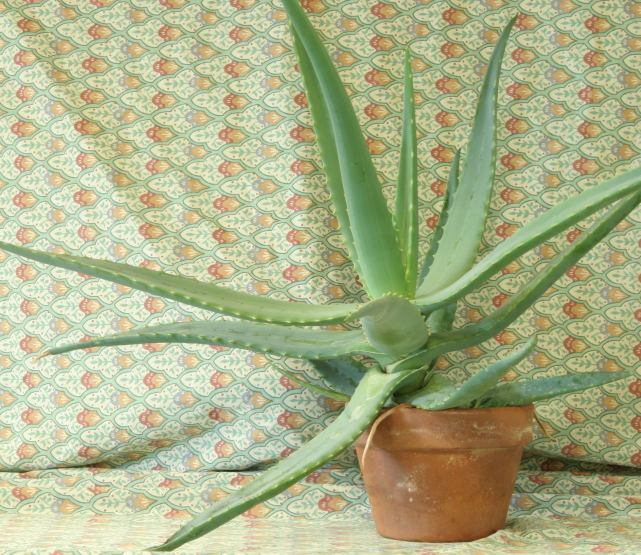
#> input picture Dataset/stereo/pair1/left.jpg, 1282 x 1110 px (shown at 1/2 size)
$ python Task2_EpipolarGeometry.py
#> lines starting #> are read from the running program, lines starting #| are printed output that depends on the picture; after the words box and inside, x2 and y2 are one past the last pixel; in counts of white or black regions, pixels touching at a corner belong together
import cv2
import numpy as np
from pathlib import Path
import matplotlib.pyplot as plt

# =========================
# PATHS
# =========================
BASE_DIR = Path.cwd().parent
DATASET_DIR = BASE_DIR / "Dataset" / "stereo"
OUTPUT_DIR = BASE_DIR / "outputs" / "task2_epipolar"
OUTPUT_DIR.mkdir(parents=True, exist_ok=True)

PAIRS = {
    "pair1_aloe": DATASET_DIR / "pair1",
    "pair2_cones": DATASET_DIR / "pair2",
}

# =========================
# HELPERS
# =========================
def read_image_any(pair_dir, name):
    for ext in [".jpg", ".jpeg", ".png", ".JPG", ".JPEG", ".PNG"]:
        path = pair_dir / f"{name}{ext}"
        if path.exists():
            img = cv2.imread(str(path))
            if img is not None:
                return img, path
    raise FileNotFoundError(f"{name} image not found in {pair_dir}")

def detect_sift(img):
    gray = cv2.cvtColor(img, cv2.COLOR_BGR2GRAY)
    sift = cv2.SIFT_create(nfeatures=1500)
    kp, desc = sift.detectAndCompute(gray, None)
    return gray, kp, desc

def match_features(desc1, desc2, ratio=0.75):
    bf = cv2.BFMatcher(cv2.NORM_L2)
    knn = bf.knnMatch(desc1, desc2, k=2)

    good = []
    for pair in knn:
        if len(pair) < 2:
            continue
        m, n = pair
        if m.distance < ratio * n.distance:
            good.append(m)
    return good

def draw_epilines(img1, img2, lines, pts1, pts2, max_lines=40):
    """
    Draw epipolar lines on img1 corresponding to pts2 in img2.
    """
    r, c = img1.shape[:2]
    img1_color = img1.copy()
    img2_color = img2.copy()

    if len(lines) > max_lines:
        idx = np.linspace(0, len(lines) - 1, max_lines).astype(int)
        lines = lines[idx]
        pts1 = pts1[idx]
        pts2 = pts2[idx]

    rng = np.random.default_rng(42)

    for line, pt1, pt2 in zip(lines, pts1, pts2):
        color = tuple(int(x) for x in rng.integers(0, 255, size=3))

        a, b, c_line = line
        if abs(b) > 1e-6:
            x0, y0 = 0, int(-c_line / b)
            x1, y1 = c, int(-(c_line + a * c) / b)
        else:
            x0 = x1 = int(-c_line / a)
            y0, y1 = 0, r

        cv2.line(img1_color, (x0, y0), (x1, y1), color, 1)
        cv2.circle(img1_color, tuple(np.int32(pt1)), 4, color, -1)
        cv2.circle(img2_color, tuple(np.int32(pt2)), 4, color, -1)

    return img1_color, img2_color

def resize_to_same_height(img1, img2):
    h1, w1 = img1.shape[:2]
    h2, w2 = img2.shape[:2]

    target_h = min(h1, h2)

    img1_resized = cv2.resize(img1, (int(w1 * target_h / h1), target_h))
    img2_resized = cv2.resize(img2, (int(w2 * target_h / h2), target_h))

    return img1_resized, img2_resized

# =========================
# MAIN
# =========================
summary_lines = []
summary_lines.append("Task 2 - Epipolar Geometry and Stereo Rectification")
summary_lines.append("=" * 80)

for pair_name, pair_dir in PAIRS.items():
    print(f"\nProcessing {pair_name}")

    left_img, left_path = read_image_any(pair_dir, "left")
#> in read_image_any, img is the input picture: shape (1110, 1282, 3); mean B, G, R 136.6, 177.2, 171.2
    right_img, right_path = read_image_any(pair_dir, "right")
#> call 2 of read_image_any, with name = 'right'
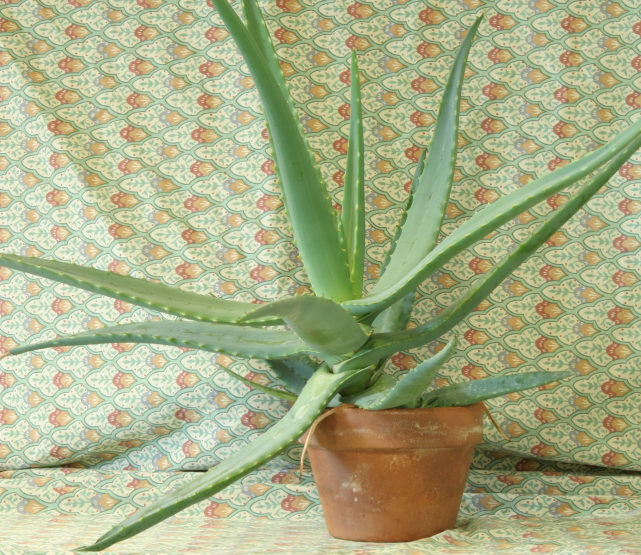
#> input picture Dataset/stereo/pair1/right.jpg, 1282 x 1110 px (shown at 1/2 size)
#> in read_image_any, img is the input picture: shape (1110, 1282, 3); mean B, G, R 134.1, 174.2, 168

    left_gray, kp1, desc1 = detect_sift(left_img)
#> in detect_sift, `gray = cv2.cvtColor(img, cv2.COLOR_BGR2GRAY)`:
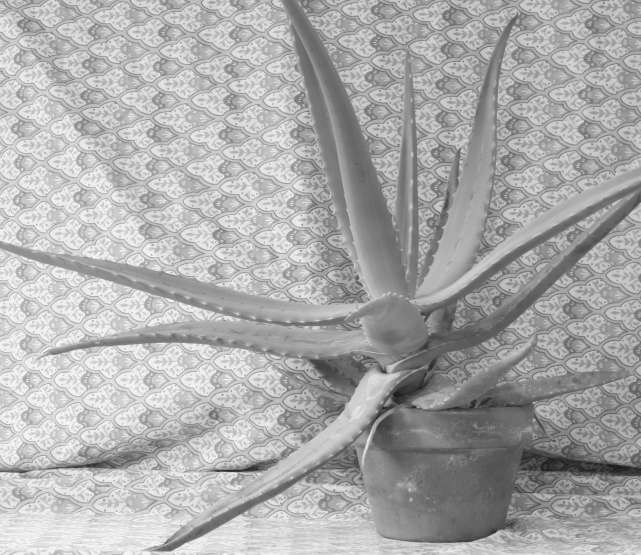
#> gray: shape (1110, 1282) (shown at 1/2 size); min 18, max 253, mean 170.8
#> in detect_sift, `kp, desc = sift.detectAndCompute(gray, None)`: kp = 1500 keypoints; strongest (x, y, size): (509, 935, 14.7), (768, 743, 8.5), (746, 777, 43.6), (471, 948, 5.2)
#> kp1 has the same summary as kp in detect_sift
    right_gray, kp2, desc2 = detect_sift(right_img)
#> in detect_sift (call 2), `gray = cv2.cvtColor(img, cv2.COLOR_BGR2GRAY)`:
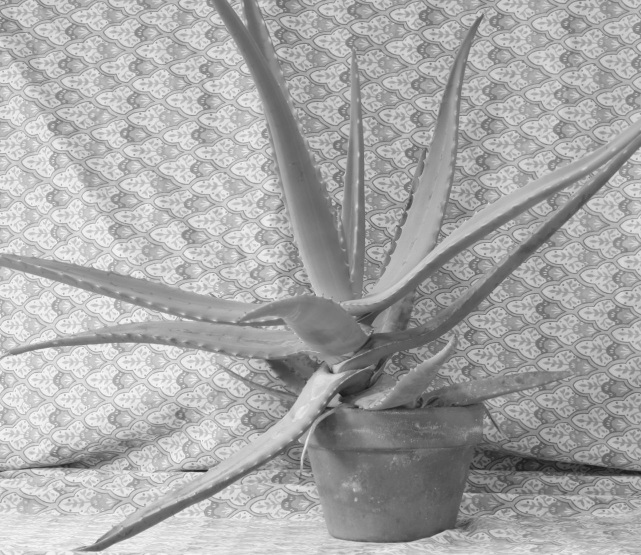
#> gray: shape (1110, 1282) (shown at 1/2 size); min 18, max 253, mean 167.8
#> in detect_sift (call 2), `kp, desc = sift.detectAndCompute(gray, None)`: kp = 1500 keypoints; strongest (x, y, size): (409, 941, 6.6), (639, 773, 39.9), (696, 784, 30.3), (579, 745, 48.5)
#> kp2 has the same summary as kp in detect_sift

    if desc1 is None or desc2 is None:
        print(f"Descriptors could not be computed for {pair_name}")
        continue

    matches = match_features(desc1, desc2, ratio=0.75)
#> in match_features, `knn = bf.knnMatch(desc1, desc2, k=2)`: knn = 1500 matches
#> after the loop in match_features, `for pair in knn:`: good = 412 matches
#> matches = 412 matches

    if len(matches) < 8:
        print(f"Not enough matches for {pair_name}: {len(matches)}")
        continue

    pts1 = np.float32([kp1[m.queryIdx].pt for m in matches])
#> pts1 = 412 pairs, first value 53.99 to 1254.5, second value 3.12 to 1090.7
    pts2 = np.float32([kp2[m.trainIdx].pt for m in matches])
#> pts2 = 412 pairs, first value 6.08 to 1269.2, second value 3.1 to 1090.8

    F, mask = cv2.findFundamentalMat(
        pts1,
        pts2,
        cv2.FM_RANSAC,
        ransacReprojThreshold=1.0,
        confidence=0.99
    )
#> F = [[5.86e-09, -2e-05, 0.0166], [2e-05, -5.48e-08, -0.777], [-0.0168, 0.776, 1]]; mask = 412 values, max 1 at index 0, min 0 at index 2, mean 0.65

    if F is None or mask is None:
        print(f"Fundamental matrix could not be estimated for {pair_name}")
        continue

    mask = mask.ravel().astype(bool)
    inlier_pts1 = pts1[mask]
#> inlier_pts1 = 268 pairs, first value 56.31 to 1240.1, second value 3.12 to 1090.7
    inlier_pts2 = pts2[mask]
#> inlier_pts2 = 268 pairs, first value 6.08 to 1191.1, second value 3.1 to 1090.8
    inlier_matches = [m for i, m in enumerate(matches) if mask[i]]
#> inlier_matches = 268 matches

    # Save feature match visualization
    match_vis = cv2.drawMatches(
        left_img, kp1,
        right_img, kp2,
        inlier_matches[:80],
        None,
        flags=cv2.DrawMatchesFlags_NOT_DRAW_SINGLE_POINTS
    )
    cv2.imwrite(str(OUTPUT_DIR / f"{pair_name}_inlier_matches.jpg"), match_vis)

    # Epilines: lines in left image for points in right image
    lines_left = cv2.computeCorrespondEpilines(
        inlier_pts2.reshape(-1, 1, 2),
        2,
        F
    ).reshape(-1, 3)
#> lines_left = 268 rows, first 8: [-0.0026, 1, -736.7], [-0.000619, 1, -813.4], [-0.0123, 1, -360.1], [-0.00257, 1, -737.6], [-0.0198, 1, -70.39], [-0.00718, 1, -558.8], [-0.00116, 1, -792.4], [-0.00832, 1, -514.7]

    epi_left, pts_right_vis = draw_epilines(
        left_img,
        right_img,
        lines_left,
        inlier_pts1,
        inlier_pts2,
        max_lines=40
    )
#> in draw_epilines, `idx = np.linspace(0, len(lines) - 1, max_lines).astype(int)`: idx = 40 values from 0 to 267
#> in draw_epilines, `lines = lines[idx]`: lines = 40 rows, first 8: [-0.0026, 1, -736.7], [-0.00116, 1, -792.4], [-0.00896, 1, -489.7], [-0.0171, 1, -172.2], [-0.0101, 1, -446.3], [-0.0172, 1, -171.5], [-0.00257, 1, -737.6], [0.00422, 1, -1001.1]
#> in draw_epilines, `pts1 = pts1[idx]`: pts1 = 40 pairs, first value 60.99 to 1207.6, second value 5.71 to 1090.7
#> in draw_epilines, `pts2 = pts2[idx]`: pts2 = 40 pairs, first value 14.11 to 1160.6, second value 5.68 to 1090.8
#> the loop in draw_epilines, `for line, pt1, pt2 in zip(lines, pts1, pts2):` made 40 passes
#> (line, pt1, pt2, color, a, c_line, y0, y1) on passes 1 to 7: ([-0.0026, 1, -736.7], [468.9, 738], [399.7, 738], (22, 197, 166), -0.0026, -736.7, 736, 740), ([-0.00116, 1, -792.4], [591.3, 793.1], [517.6, 793.1], (111, 110, 218), -0.00116, -792.4, 792, 793), ([-0.00896, 1, -489.7], [472.7, 493.9], [410.1, 494], (21, 177, 51), -0.00896, -489.7, 489, 501), ([-0.0171, 1, -172.2], [479, 180.5], [427.3, 180.5], (24, 134, 248), -0.0171, -172.2, 172, 194), ([-0.0101, 1, -446.3], [365, 449.9], [305, 450], (187, 194, 182), -0.0101, -446.3, 446, 459), ([-0.0172, 1, -171.5], [336, 177.4], [285.8, 177.4], (200, 130, 32), -0.0172, -171.5, 171, 193), ([-0.00257, 1, -737.6], [205, 739.1], [270.2, 738.6], (214, 114, 127), -0.00257, -737.6, 737, 740)
#> after the loop in draw_epilines, `for line, pt1, pt2 in zip(lines, pts1, pts2):`: img1_color: shape (1110, 1282, 3); 3.4% of pixels changed, all inside (x1, y1, x2, y2) = (0, 0, 1282, 1097)
#> after the loop in draw_epilines, `for line, pt1, pt2 in zip(lines, pts1, pts2):`: img2_color: shape (1110, 1282, 3); 0.14% of pixels changed, all inside (x1, y1, x2, y2) = (10, 1, 1165, 1095)

    epi_pair_left, epi_pair_right = resize_to_same_height(epi_left, pts_right_vis)
    epi_combined = np.hstack((epi_pair_left, epi_pair_right))
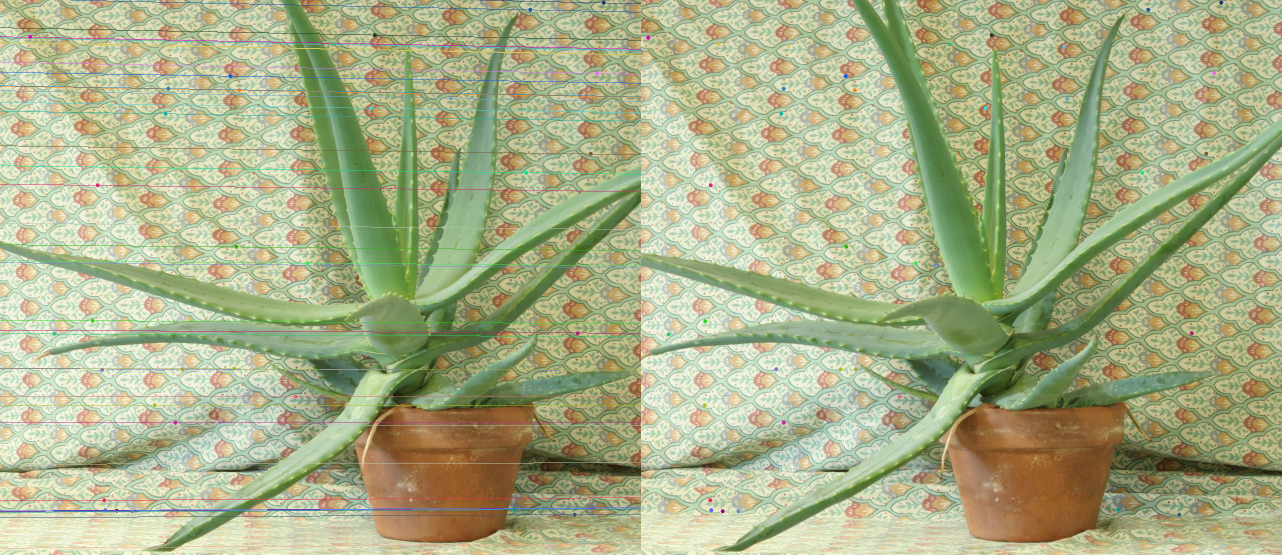
#> epi_combined: shape (1110, 2564, 3) (shown at 1/2 size); mean B, G, R 135.4, 175, 168.7
    cv2.imwrite(str(OUTPUT_DIR / f"{pair_name}_epipolar_lines.jpg"), epi_combined)

    # Stereo rectification without known intrinsics
    h, w = left_gray.shape[:2]
#> h = 1110; w = 1282
    ret_rectify, H1, H2 = cv2.stereoRectifyUncalibrated(
        inlier_pts1,
        inlier_pts2,
        F,
        imgSize=(w, h)
    )
#> ret_rectify = True; H1 = [[-0.755, 0.0181, 23.33], [0.0171, -0.776, -11.85], [2.04e-05, 9.02e-08, -0.79]]; H2 = [[0.983, 0.00704, 6.88], [-0.0217, 1, 13.97], [-2.63e-05, -1.88e-07, 1.02]]

    if ret_rectify:
        rect_left = cv2.warpPerspective(left_img, H1, (w, h))
        rect_right = cv2.warpPerspective(right_img, H2, (w, h))

        # Add horizontal guide lines
        rect_left_lines = rect_left.copy()
        rect_right_lines = rect_right.copy()

        for y in range(40, h, 40):
            cv2.line(rect_left_lines, (0, y), (w, y), (0, 255, 0), 1)
            cv2.line(rect_right_lines, (0, y), (w, y), (0, 255, 0), 1)
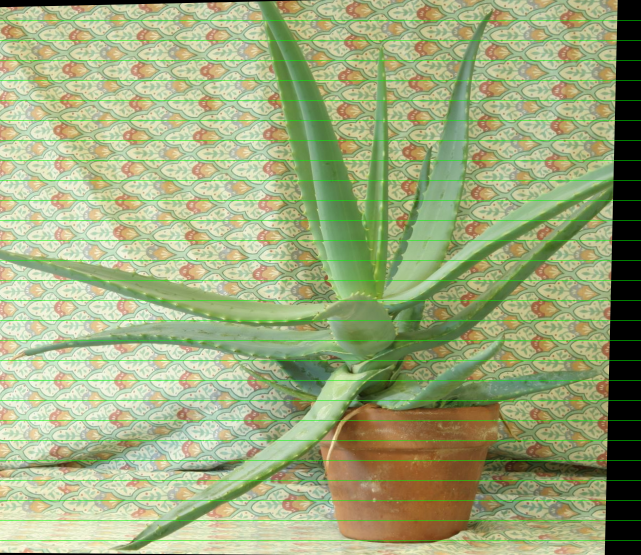
#> rect_left_lines: shape (1110, 1282, 3) (shown at 1/2 size); mean B, G, R 124.3, 168.4, 156.7
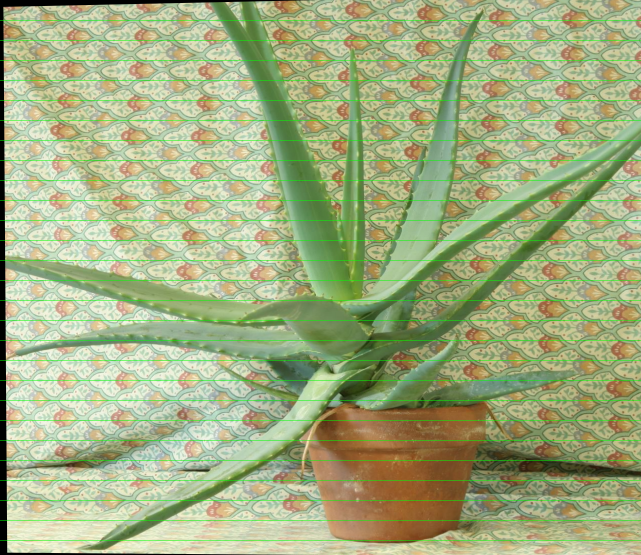
#> rect_right_lines: shape (1110, 1282, 3) (shown at 1/2 size); mean B, G, R 128.6, 173.5, 161.4

        rect_left_resized, rect_right_resized = resize_to_same_height(rect_left_lines, rect_right_lines)
        rectified_combined = np.hstack((rect_left_resized, rect_right_resized))
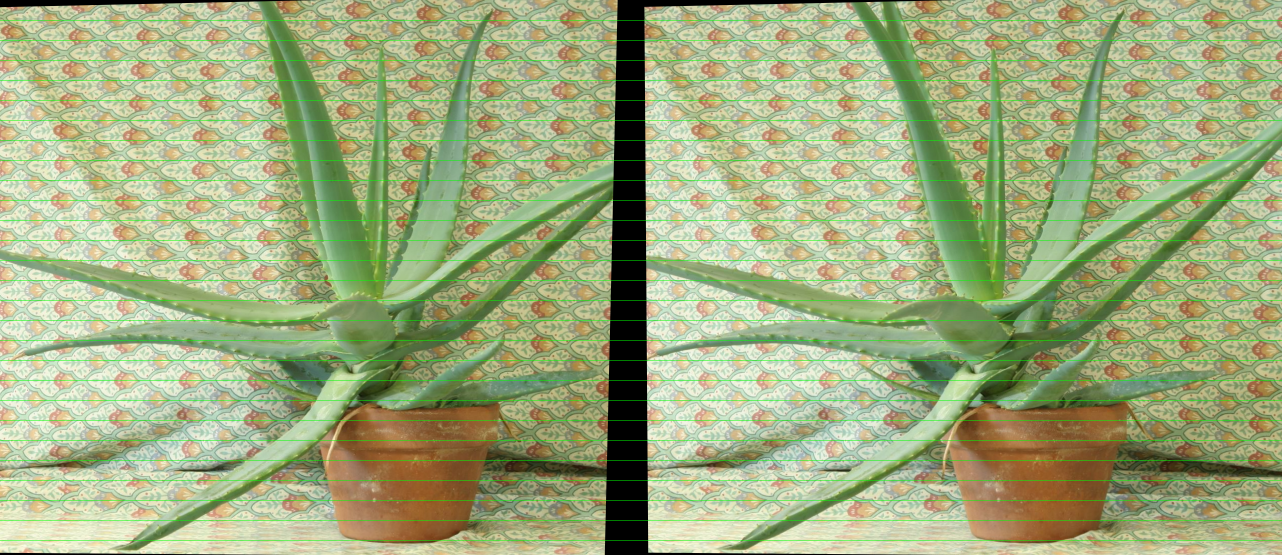
#> rectified_combined: shape (1110, 2564, 3) (shown at 1/2 size); mean B, G, R 126.4, 171, 159
        cv2.imwrite(str(OUTPUT_DIR / f"{pair_name}_rectified.jpg"), rectified_combined)
    else:
        print(f"Rectification failed for {pair_name}")

    summary_lines.append(f"\n{pair_name}")
    summary_lines.append("-" * 80)
    summary_lines.append(f"Left image: {left_path.name}")
    summary_lines.append(f"Right image: {right_path.name}")
    summary_lines.append(f"Detected keypoints left: {len(kp1)}")
    summary_lines.append(f"Detected keypoints right: {len(kp2)}")
    summary_lines.append(f"Ratio-test matches: {len(matches)}")
    summary_lines.append(f"RANSAC inliers: {len(inlier_pts1)}")
    summary_lines.append(f"Inlier ratio: {len(inlier_pts1) / len(matches):.4f}")
    summary_lines.append("Fundamental matrix:")
    summary_lines.append(np.array2string(F, precision=6, suppress_small=True))
    summary_lines.append(f"Rectification success: {ret_rectify}")

# Save summary
summary_path = OUTPUT_DIR / "task2_epipolar_summary.txt"
with open(summary_path, "w", encoding="utf-8") as f:
    for line in summary_lines:
        f.write(line + "\n")
#> this loop made 26 passes
#> line on passes 5, 6, 7, 8, 9, 10, 11, 12, 14, 17, 18, 19: 'Left image: left.jpg', 'Right image: right.jpg', 'Detected keypoints left: 1500', 'Detected keypoints right: 1500', 'Ratio-test matches: 412', 'RANSAC inliers: 268', 'Inlier ratio: 0.6505', 'Fundamental matrix:', 'Rectification success: True', 'Left image: left.jpg', 'Right image: right.jpg', 'Detected keypoints left: 1500'

print("\nTask 2 completed.")
print("Outputs saved to:", OUTPUT_DIR)
print("Summary file:", summary_path)
